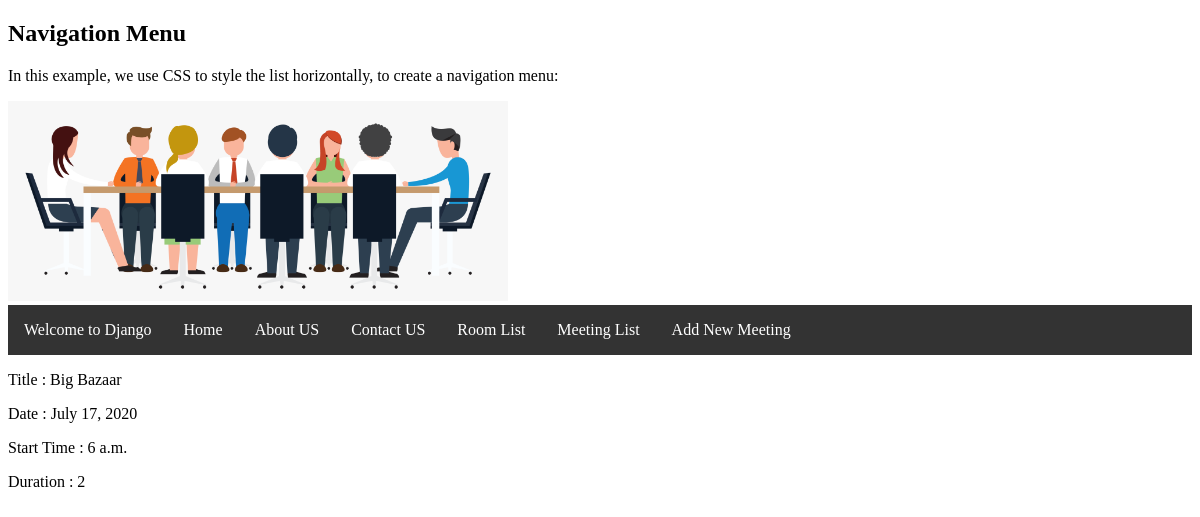
Page /meetings/1 on the earlier database version.
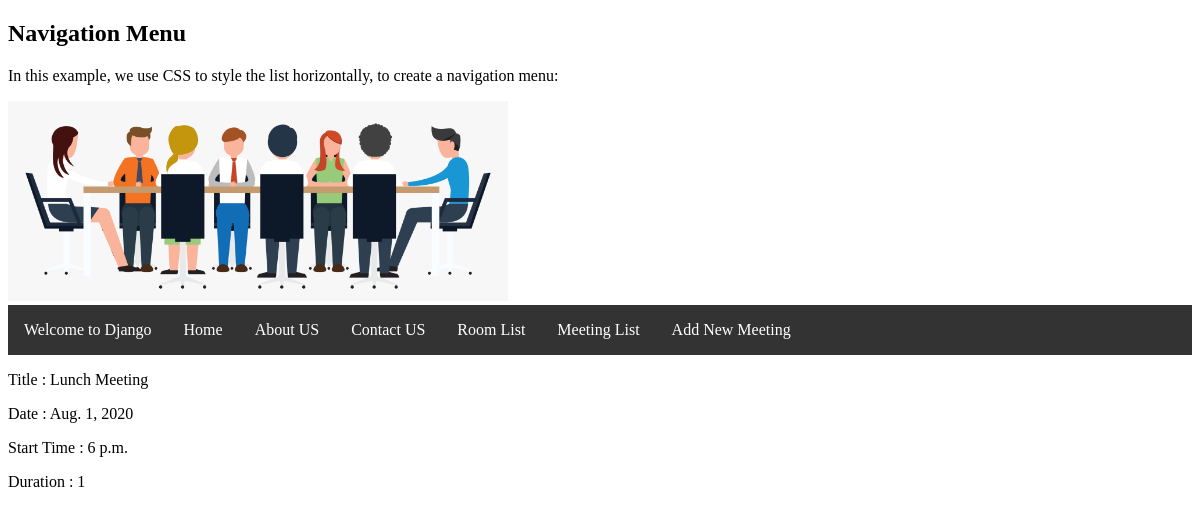
Same page on the later database version.
### meetings/models.py (models this page shows, shortened)
class Meeting(models.Model):
    title = models.CharField(max_length=200)
    date = models.DateField()
    start_time = models.TimeField(default=time(9))
    duration = models.IntegerField(default=1)
    room = models.ForeignKey(Room, on_delete=models.CASCADE)

### meetings/views.py (the view)
# urls.py: path('<int:id>', details, name="detail"),
def details(requests, id):
    meeting = Meeting.objects.get(pk=id)
    return render(requests, "meetings/details.html", {"meeting": meeting})

### meetings/templates/meetings/details.html (shortened to what this page needs)
{% extends "meetings/base.html" %}
{% block content %}
<p>Title : {{meeting.title}} </p>
<p>Date : {{meeting.date}}</p>
<p>Start Time : {{meeting.start_time}}</p>
<p>Duration : {{meeting.duration}}</p>
{% endblock %}

Differences in the rows shown:
changed Meeting: title "Big Bazaar" → "Lunch Meeting"; date "July 17, 2020" → "Aug. 1, 2020"; start_time "6 a.m." → "6 p.m."; duration "2" → "1"
